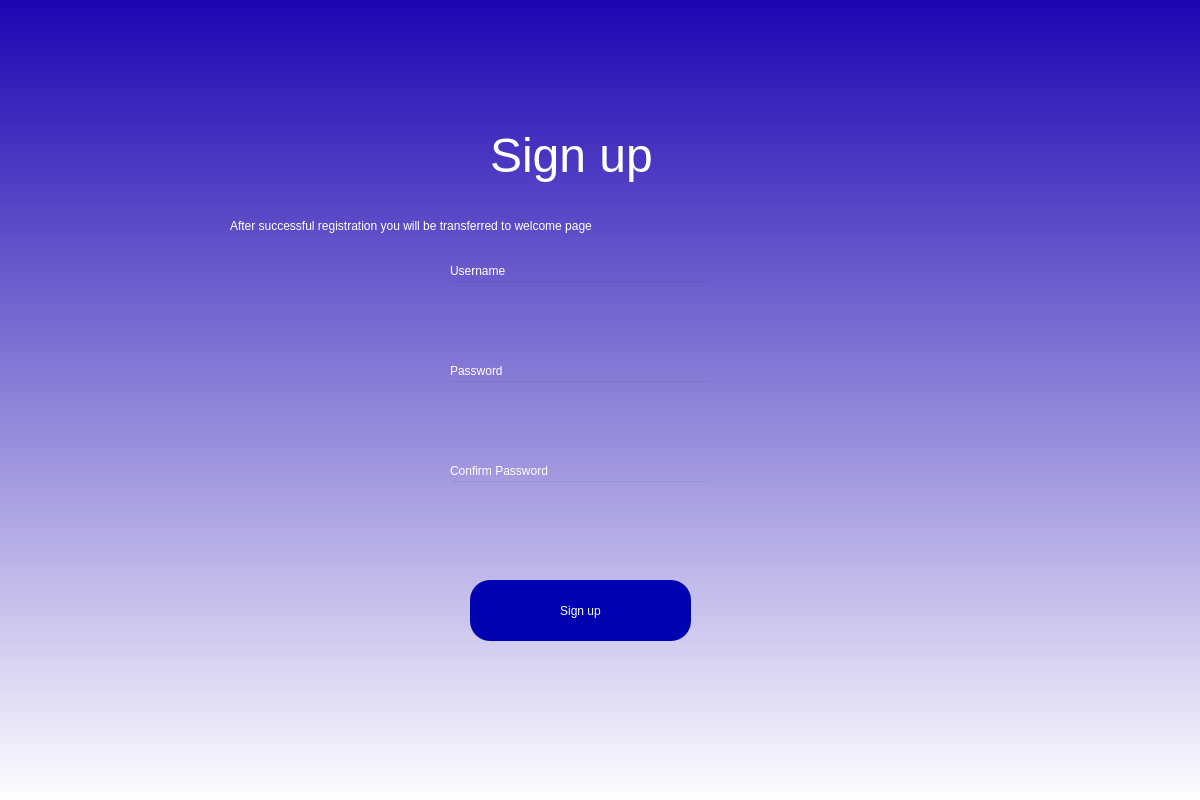
<?xml version="1.0" encoding="UTF-8"?>
<ui version="4.0">
 <class>Dialog</class>
 <widget class="QDialog" name="Dialog">
  <property name="geometry">
   <rect>
    <x>0</x>
    <y>0</y>
    <width>1200</width>
    <height>800</height>
   </rect>
  </property>
  <property name="windowTitle">
   <string>Dialog</string>
  </property>
  <widget class="QWidget" name="bgwidget" native="true">
   <property name="geometry">
    <rect>
     <x>0</x>
     <y>0</y>
     <width>1201</width>
     <height>801</height>
    </rect>
   </property>
   <property name="styleSheet">
    <string notr="true">QWidget#bgwidget{background-color: qlineargradient(spread:reflect, x1:0.5, y1:0, x2:0.5, y2:1, stop:0 rgba(29, 5, 178, 255), stop:1 rgba(255, 255, 255, 255));}</string>
   </property>
   <widget class="QLabel" name="label">
    <property name="geometry">
     <rect>
      <x>490</x>
      <y>120</y>
      <width>161</width>
      <height>71</height>
     </rect>
    </property>
    <property name="font">
     <font>
      <pointsize>36</pointsize>
     </font>
    </property>
    <property name="styleSheet">
     <string notr="true">color: rgb(255, 255, 255);</string>
    </property>
    <property name="text">
     <string>Sign up</string>
    </property>
   </widget>
   <widget class="QPushButton" name="signup">
    <property name="geometry">
     <rect>
      <x>470</x>
      <y>580</y>
      <width>221</width>
      <height>61</height>
     </rect>
    </property>
    <property name="styleSheet">
     <string notr="true">border-radius:20px;
font: 14pt &quot;MS Shell Dlg 2&quot;;
color: rgb(255, 255, 255);
background-color: rgb(0, 3, 175);</string>
    </property>
    <property name="text">
     <string>Sign up</string>
    </property>
   </widget>
   <widget class="QLineEdit" name="username_field">
    <property name="geometry">
     <rect>
      <x>450</x>
      <y>280</y>
      <width>261</width>
      <height>41</height>
     </rect>
    </property>
    <property name="styleSheet">
     <string notr="true">background-color: rgba(255, 255, 255, 0);</string>
    </property>
   </widget>
   <widget class="QLabel" name="label_2">
    <property name="geometry">
     <rect>
      <x>450</x>
      <y>260</y>
      <width>61</width>
      <height>21</height>
     </rect>
    </property>
    <property name="styleSheet">
     <string notr="true">font: 10pt &quot;MS Shell Dlg 2&quot;;
color: rgb(255, 255, 255);</string>
    </property>
    <property name="text">
     <string>Username</string>
    </property>
   </widget>
   <widget class="QLabel" name="label_3">
    <property name="geometry">
     <rect>
      <x>450</x>
      <y>360</y>
      <width>61</width>
      <height>21</height>
     </rect>
    </property>
    <property name="styleSheet">
     <string notr="true">font: 10pt &quot;MS Shell Dlg 2&quot;;
color: rgb(255, 255, 255);</string>
    </property>
    <property name="text">
     <string>Password</string>
    </property>
   </widget>
   <widget class="QLineEdit" name="password_field">
    <property name="geometry">
     <rect>
      <x>450</x>
      <y>380</y>
      <width>261</width>
      <height>41</height>
     </rect>
    </property>
    <property name="styleSheet">
     <string notr="true">background-color: rgba(255, 255, 255, 0);</string>
    </property>
   </widget>
   <widget class="QLabel" name="error">
    <property name="geometry">
     <rect>
      <x>450</x>
      <y>520</y>
      <width>261</width>
      <height>31</height>
     </rect>
    </property>
    <property name="font">
     <font>
      <pointsize>10</pointsize>
     </font>
    </property>
    <property name="styleSheet">
     <string notr="true">color: rgb(255, 0, 0);</string>
    </property>
    <property name="text">
     <string/>
    </property>
   </widget>
   <widget class="QLineEdit" name="password_confirm_field">
    <property name="geometry">
     <rect>
      <x>450</x>
      <y>480</y>
      <width>261</width>
      <height>41</height>
     </rect>
    </property>
    <property name="styleSheet">
     <string notr="true">background-color: rgba(255, 255, 255, 0);</string>
    </property>
   </widget>
   <widget class="QLabel" name="label_4">
    <property name="geometry">
     <rect>
      <x>450</x>
      <y>460</y>
      <width>121</width>
      <height>21</height>
     </rect>
    </property>
    <property name="styleSheet">
     <string notr="true">font: 10pt &quot;MS Shell Dlg 2&quot;;
color: rgb(255, 255, 255);</string>
    </property>
    <property name="text">
     <string>Confirm Password</string>
    </property>
   </widget>
   <widget class="QLabel" name="label_5">
    <property name="geometry">
     <rect>
      <x>230</x>
      <y>200</y>
      <width>741</width>
      <height>51</height>
     </rect>
    </property>
    <property name="styleSheet">
     <string notr="true">font: 18pt &quot;MS Shell Dlg 2&quot;;
color: rgb(255, 255, 255);</string>
    </property>
    <property name="text">
     <string>After successful registration you will be transferred to welcome page</string>
    </property>
   </widget>
  </widget>
 </widget>
 <resources/>
 <connections/>
</ui>
